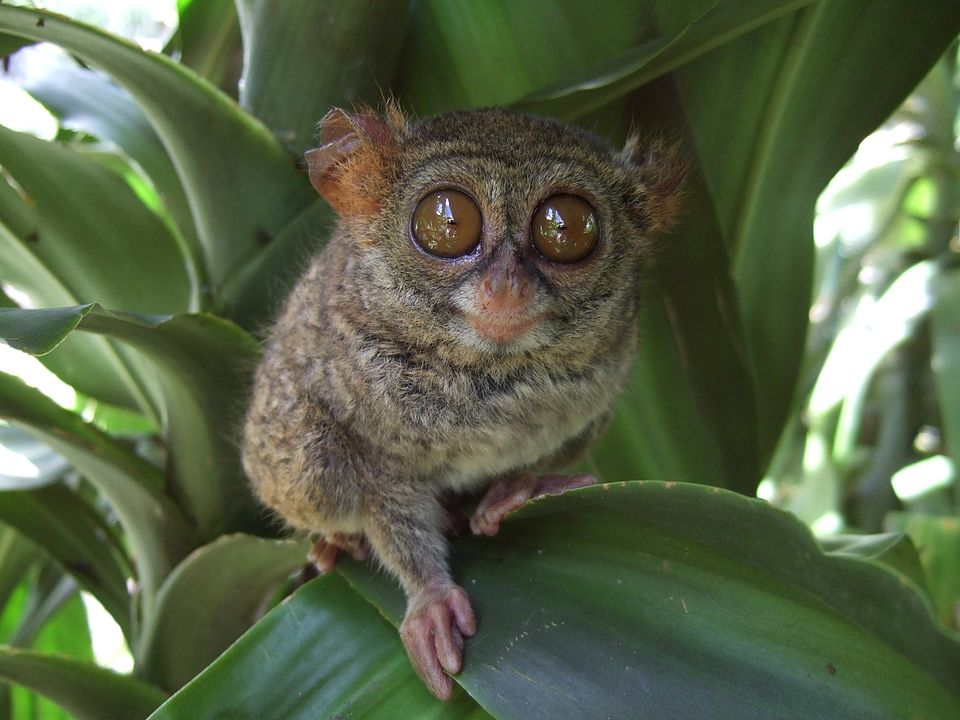
#> input picture Task3/bebra.jpeg, 960 x 720 px
$ jupyter execute Task3.ipynb
#> lines starting #> are read from the running program, lines starting #| are printed output that depends on the picture
Task 3

**<p>Создайте одномерный массив из чисел от 1 до 10 Затем<br>
преобразуйте его в двумерный массив 2x5. Найдите сумму всех<br>
элементов массива, а также среднее арифметическое.</p>**

[cell 1]
import numpy as np
import cv2
import matplotlib.pyplot as plt

[cell 2]
def firstSolution():
    arr: np.ndarray = np.arange(1, 11).reshape(2, 5)
    print(f"Sum of all elems: {np.sum(arr)}\nMean in array: {np.mean(arr)}")


firstSolution()

**<p> Создайте матрицу размером 5x5, содержащую числа от 1 до 25<br>
Извлеките из неё:</p>**
1) Первый столбец<br>
2) Последние три элемента второй строки<br>
3) Центральный элемент массива

[cell 3]
def secondSolution():
    matrix: np.ndarray = np.arange(1, 26, dtype=int).reshape(5, 5)
    firstCol: np.ndarray = matrix[:, 0]
    lastThreeFromSecondRow: np.ndarray = matrix[1, -3:]
    centerElem: int = matrix[matrix.shape[0] // 2 + 1][matrix.shape[1] // 2 + 1]
    print(f"First column: {firstCol}")
    print(f"Last three elems of second row: {lastThreeFromSecondRow}")
    print(f"Middle elem from array: {centerElem}")


secondSolution()

**<p> Создайте массив из 20 случайных чисел. Найдите:</p>**
1) Минимальное и максимальное значения
2) Медиану
3) Стандартное отклонение

[cell 4]
def thirdSolution():
    arr: np.ndarray = np.random.random(20)
    print(f"Maximal value {np.max(arr)}")
    median = np.sum(np.sort(arr)[len(arr) // 2: len(arr) // 2 + 2]) / 2
    print(f"Median: {median}")
    print(f"Standart deviation {np.std(arr)}")

thirdSolution()

**Создайте массив случайных чисел от 0 до 100 (10 элементов).<br>
Определите, какие из них чётные. Замените все нечётные<br>
элементы на 0**

[cell 5]
def fourthSolution():
    arr: np.ndarray = np.random.randint(0, 100, size=10)
    onlyEvens = np.where((arr % 2 == 0), arr, 0)
    print(f"Array: {arr}")
    print(f"Only even array {onlyEvens}")


fourthSolution()

**<p>Создайте матрицу произвольного размера.</p>**
1) Найдите транспонированную матрицу.
2) Найдите обратную матрицу, если это возможно.
3) Найдите собственные значения и собственные вектора.

[cell 6]
def fifthSolutionOne(rows: int = 5, cols: int = 5):
    matrix: np.ndarray = np.random.random((rows, cols)) * 100
    transposedMatrix = matrix.T
    print(f"Transposed matrix:\n{transposedMatrix}")
    try:
        inversed = np.linalg.inv(matrix)
        print(f"Inversed matrix:\n{inversed}")
    except np.linalg.LinAlgError:
        print("Can't inverse matrix")

    try:
        eigenvalues, eigenvectors = np.linalg.eig(matrix)
        print("Eigen values:")
        [print(value) for value in eigenvalues]
        print("Eigen vectors:")
        [print(vector) for vector in eigenvectors]
    except np.linalg.LinAlgError:
        print("Can't find eigenvalues and eigenvectors")


fifthSolutionOne(3, 3)

**<p>Создайте две матрицы 4x4, заполненные случайными числами.<br>
Выполните следующие операции:</p>**
1) Найдите их матричное произведение.
2) Объедините две матрицы в тензор/в одну матрицу 4x8.

[cell 7]
def fifthSolutionTwo():
    matrix1 = np.random.random((4, 4)) * 10
    matrix2 = np.random.random((4, 4)) * 100
    multed = matrix1 @ matrix2
    unitedMatrix = np.hstack((matrix1, matrix2))
    print(f"Matrix multiplication:\n{multed}")
    print("United matrix:\n", unitedMatrix)


fifthSolutionTwo()

**<p>Создайте трёхмерный массив размером 3x3x3, заполненный<br>
случайными числами. Выполните следующие операции:</p>**
1) Найдите сумму элементов по каждой оси.
2) Найдите минимальный элемент для каждого слоя.
3) Отсортируйте каждый слой по возрастанию.

[cell 8]
def sixSolution():
    tens = np.random.random((3, 3, 3)) * 100
    for axis in range(3):
        print("Current axis:", axis)
        print("Sum: {:.4f}".format(np.sum(tens[:, :, axis])))
        print(f"Minimal: {np.min(tens[:, :, axis])}")
        print(f"Sorted: {np.sort(tens[:, :, axis])}")


sixSolution()

**<p>Сгенерируйте набор данных из 100 случайных точек в 3D-<br>
пространстве. Выполните их нормализацию (приведите к<br>
единичному масштабу) по каждой оси.</p>**

[cell 9]
def seventhSolution():
    arr = np.random.random((100, 3)) * 100
    minValue = np.min(arr)
    maxValue = np.max(arr)
    normalizedArr = (arr - minValue) / (maxValue - minValue)
    print(f"Normalized array:\n{normalizedArr}")


seventhSolution()

**<p>Загрузите любое изображение (в рамках приличия, конечно) и<br>
сожмите его с помощью сингулярного разложения (SVD).<br>
Выберете разное количество сингулярных значений и сравните<br>
полученный результат с оригиналом.</p>**

[cell 10]
def eightSolution(path: str, k_values: list):
    # Загрузка изображения в BGR
#> called with path = 'bebra.jpeg'
    img_bgr = cv2.imread(path)
#> img_bgr is the input picture: shape (720, 960, 3); mean B, G, R 70.7, 98.4, 86.8
    if img_bgr is None:
        raise FileNotFoundError(f"Не удалось загрузить изображение по пути: {path}")

    # Преобразуем в RGB для корректного отображения в matplotlib
    img_rgb = cv2.cvtColor(img_bgr, cv2.COLOR_BGR2RGB)
    height, width, channels = img_rgb.shape
#> height = 720; width = 960; channels = 3

    # Отображаем оригинальное изображение
    plt.figure(figsize=(15, 10))
    plt.subplot(2, 3, 1)
    plt.imshow(img_rgb)
    plt.title("Оригинал")
    plt.axis("off")

    # Сжатие с разными k
    for idx, k in enumerate(k_values):
        # Создаём копию для сжатого изображения
        compressed = np.zeros_like(img_rgb, dtype=np.float64)

        # Применяем SVD к каждому каналу отдельно
        for ch in range(channels):
            U, S, Vt = np.linalg.svd(img_rgb[:, :, ch].astype(np.float64), full_matrices=False)
            # Восстанавливаем с использованием первых k сингулярных значений
            compressed[:, :, ch] = (U[:, :k] @ np.diag(S[:k]) @ Vt[:k, :])

        # Приводим к uint8 и ограничиваем [0, 255]
        compressed = np.clip(compressed, 0, 255).astype(np.uint8)

        # Отображаем
        plt.subplot(2, 3, idx + 2)
        plt.imshow(compressed)
        plt.title(f"k = {k}")
        plt.axis("off")

    plt.tight_layout()
    plt.show()
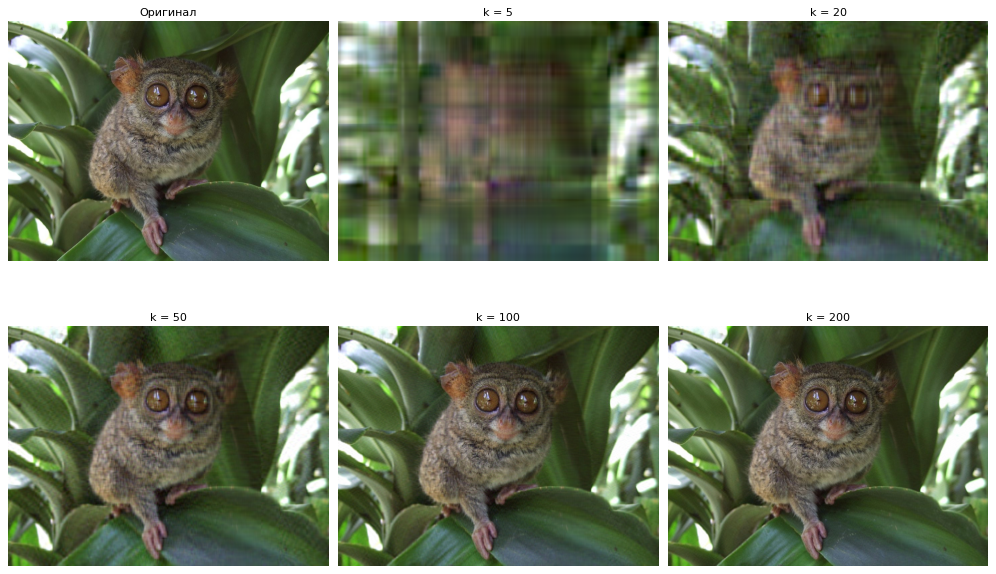
#> figure drawn by matplotlib, 6 panels

# Пример использования:
k_list = [5, 20, 50, 100, 200]
eightSolution("bebra.jpeg", k_list)
